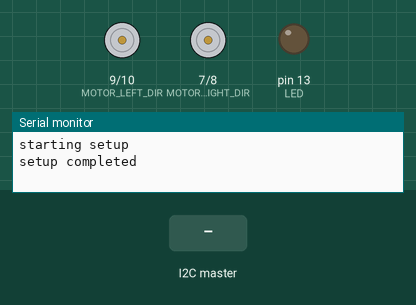
Bench run of a sketch on a simulated Arduino Uno, built with avr-gcc and run on an emulated ATmega328P. Shown: direction and speed pins drawn as motors (green arrow = direction pin HIGH = forward, orange = LOW = backward, longer = more drive), output pins drawn as LEDs (lit = HIGH), the last lines printed to the serial monitor. The test bench sets the inputs (shaded band).

Above: at 6.2 s.
6.3 s: the I2C master sends "L"
At 7.9 s:
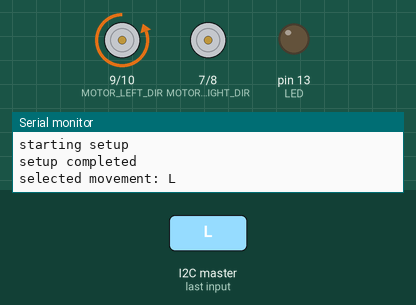
8.5 s: the I2C master sends "l"
10.5 s: the I2C master sends "C"
At 12.2 s:
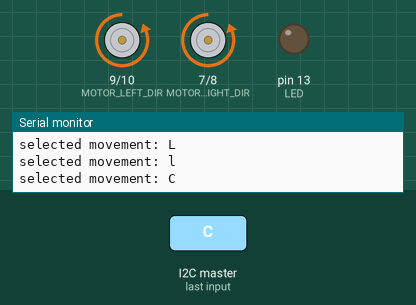
12.5 s: the I2C master sends "r"
At 13.7 s:
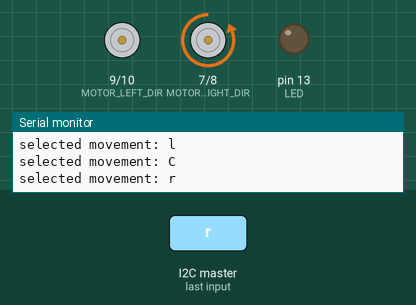
14.5 s: the I2C master sends "R"
Timing chart, 0 to 17.5 s (numbered marks = the images above; inputs shaded):
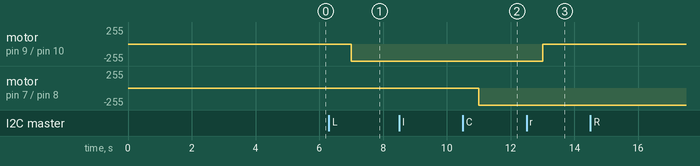

The sketch:

line-follower.ino
```cpp
/**
 * References
 * https://www.youtube.com/watch?v=YkfBtjs8uWg&ab_channel=ScienceFun
 * H-Bridge: https://www.bananarobotics.com/shop/How-to-use-the-HG7881-(L9110)-Dual-Channel-Motor-Driver-Module
 * H-Bridge: https://robots-argentina.com.ar/didactica/puente-h-placa-controladora-de-motores-l9110s/
 * 7-way Multitracking: https://arduinoinfo.mywikis.net/wiki/Robot_7-wayMultiTrackingSensor
 * I2C: https://docs.arduino.cc/tutorials/nano-every/i2c
 * I2C: https://www.tinkercad.com/things/47BHtheMgD5-copy-of-i2c/editel
 * Power up arduino nano: https://linuxhint.com/3-ways-power-up-arduino-nano/
 */

#include <Wire.h>

// ================================== Wired connections ==================================
#define MOTOR_RIGHT_AIA 8
#define MOTOR_RIGHT_AIB 7
#define MOTOR_LEFT_BIA 10
#define MOTOR_LEFT_BIB 9

// ================================== Functional connections ==================================
// Motor and H-Bridge
#define MOTOR_RIGHT_PWM MOTOR_RIGHT_AIA  // Motor Right Speed
#define MOTOR_RIGHT_DIR MOTOR_RIGHT_AIB  // Motor Right Direction
#define MOTOR_LEFT_PWM MOTOR_LEFT_BIA    // Motor Left Speed
#define MOTOR_LEFT_DIR MOTOR_LEFT_BIB    // Motor Left Direction
// Movement for testing
#define MOVEMENT_FORWARD 'W'
#define MOVEMENT_BACKWARD 'S'
#define MOVEMENT_LEFT 'A'
#define MOVEMENT_RIGHT 'D'
#define MOVEMENT_STOP 'X'
byte speed = 255;
byte turn_speed = 200;
byte hard_turn_speed = 150;

// BUILT-IN LED
#define LED LED_BUILTIN
#define BLINK_INTERVAL 300

enum MOVEMENT_STATUS {
  STAND_BY,
  HARD_LEFT,
  LEFT,
  CENTER,
  RIGHT,
  HARD_RIGHT,
  LOST
};
MOVEMENT_STATUS movement = STAND_BY;
#define MOVEMENT_DELAY 1000
#define MOVEMENT_HARD_DELAY 50

void setup() {
  pinMode(LED, OUTPUT);
  Serial.begin(9600);

  // SETUPS
  Serial.println("starting setup");

  setupMotors();
  setupI2C();

  Serial.println("setup completed");

  delay(5000);
}

int input = 0;
void loop() {
  switch (movement) {
    case HARD_LEFT:
      hardLeft();
      break;
    case LEFT:
      left();
      break;
    case CENTER:
      forward();
      break;
    case RIGHT:
      right();
      break;
    case HARD_RIGHT:
      hardRight();
      break;
    case LOST:
    case STAND_BY:
      softStop();
      break;
  }
  delay(MOVEMENT_DELAY);
}

/* ================================== SETUP ================================== */

void setupMotors() {
  pinMode(MOTOR_RIGHT_PWM, OUTPUT);  // fijar los pines como salidas
  pinMode(MOTOR_RIGHT_DIR, OUTPUT);
  pinMode(MOTOR_LEFT_PWM, OUTPUT);
  pinMode(MOTOR_LEFT_DIR, OUTPUT);

  digitalWrite(MOTOR_RIGHT_PWM, LOW);
  digitalWrite(MOTOR_RIGHT_DIR, LOW);
  digitalWrite(MOTOR_LEFT_PWM, LOW);
  digitalWrite(MOTOR_LEFT_DIR, LOW);
}

void setupI2C() {
  Wire.begin(8);
  Wire.onReceive(receiveEvent);
}

/* ================================== END SETUP ================================== */

/* ================================== MOVEMENT ================================== */

void forward() {
  analogWrite(MOTOR_LEFT_PWM, speed);
  analogWrite(MOTOR_LEFT_DIR, 0);

  analogWrite(MOTOR_RIGHT_PWM, speed);
  analogWrite(MOTOR_RIGHT_DIR, 0);
}

void backward() {
  analogWrite(MOTOR_LEFT_PWM, 0);
  analogWrite(MOTOR_LEFT_DIR, speed);

  analogWrite(MOTOR_RIGHT_PWM, 0);
  analogWrite(MOTOR_RIGHT_DIR, speed);
}

void left() {
  analogWrite(MOTOR_LEFT_PWM, speed);
  analogWrite(MOTOR_LEFT_DIR, 0);

  digitalWrite(MOTOR_RIGHT_PWM, LOW);
  digitalWrite(MOTOR_RIGHT_DIR, LOW);
}

void right() {
  digitalWrite(MOTOR_LEFT_PWM, LOW);
  digitalWrite(MOTOR_LEFT_DIR, LOW);

  analogWrite(MOTOR_RIGHT_PWM, speed);
  analogWrite(MOTOR_RIGHT_DIR, 0);
}

void hardLeft() {
  analogWrite(MOTOR_LEFT_PWM, speed);
  analogWrite(MOTOR_LEFT_DIR, 0);

  analogWrite(MOTOR_RIGHT_PWM, 0);
  analogWrite(MOTOR_RIGHT_DIR, speed);
}

void hardRight() {
  analogWrite(MOTOR_LEFT_PWM, 0);
  analogWrite(MOTOR_LEFT_DIR, speed);

  analogWrite(MOTOR_RIGHT_PWM, speed);
  analogWrite(MOTOR_RIGHT_DIR, 0);
}

void softStop() {
  // Serial.println("Stop");

  digitalWrite(MOTOR_RIGHT_PWM, LOW);
  digitalWrite(MOTOR_RIGHT_DIR, LOW);

  digitalWrite(MOTOR_LEFT_PWM, LOW);
  digitalWrite(MOTOR_LEFT_DIR, LOW);
}

/* ================================== END MOVEMENT ================================== */

/* ================================== I2C-COMMUNICATION ================================== */

/**
 * { 1, 1, 1, 1, 1 } = stand by
 * { 0, 1, 1, 1, 1 } = hard left
 * { 1, 0, 1, 1, 1 } = left
 * { 1, 1, 0, 1, 1 } = center
 * { 1, 1, 1, 0, 1 } = right
 * { 1, 1, 1, 1, 0 } = hard right
 * { 0, 0, 0, 0, 0 } = lost
 */

void receiveEvent(int howMany) {

  char c = Wire.read();  // receive a character
  switch (c) {
    case 'S':
      movement = STAND_BY;
      break;
    case 'L':
      movement = HARD_LEFT;
      break;
    case 'l':
      movement = LEFT;
      break;
    case 'C':
      movement = CENTER;
      break;
    case 'r':
      movement = RIGHT;
      break;
    case 'R':
      movement = HARD_RIGHT;
      break;
    case 'X':
      movement = LOST;
      break;
    default:
      movement = CENTER;
      break;
  }

  Serial.print("selected movement: ");
  Serial.println(c);
}

/* ================================== END I2C-COMMUNICATION ================================== */

/* ================================== TESTING ================================== */

void testLoop() {
  if (Serial.available() > 0) {
    input = (char)Serial.read();
    Serial.println((char)input);

    switch (input) {
      case MOVEMENT_FORWARD:
        forward();
        break;
      case MOVEMENT_BACKWARD:
        backward();
        break;
      case MOVEMENT_LEFT:
        left();
        break;
      case MOVEMENT_RIGHT:
        right();
        break;
      case MOVEMENT_STOP:
        softStop();
        break;
    }
  }
}

/* ================================== END TESTING ================================== */

void toogleLight(int times) {
  for (int i = 0; i < times; i++) {
    digitalWrite(LED, HIGH);
    delay(BLINK_INTERVAL);
    digitalWrite(LED, LOW);
    delay(BLINK_INTERVAL);
  }
}


// SEGIR LEYENDO
// https://projecthub.arduino.cc/lightthedreams/line-following-robot-34b1d3
// https://circuitdigest.com/microcontroller-projects/arduino-uno-line-follower-robot
```

Measured:
- after the input at 6.3 s, motor on pin 9 (MOTOR_LEFT_DIR) / pin 10 (MOTOR_LEFT_PWM): stopped → backward 255/255 after 0.70 s
- after the input at 10.5 s, motor on pin 7 (MOTOR_RIGHT_DIR) / pin 8 (MOTOR_RIGHT_PWM): stopped → backward 255/255 after 0.50 s
- after the input at 12.5 s, motor on pin 9 (MOTOR_LEFT_DIR) / pin 10 (MOTOR_LEFT_PWM): backward 255/255 → stopped after 0.50 s
